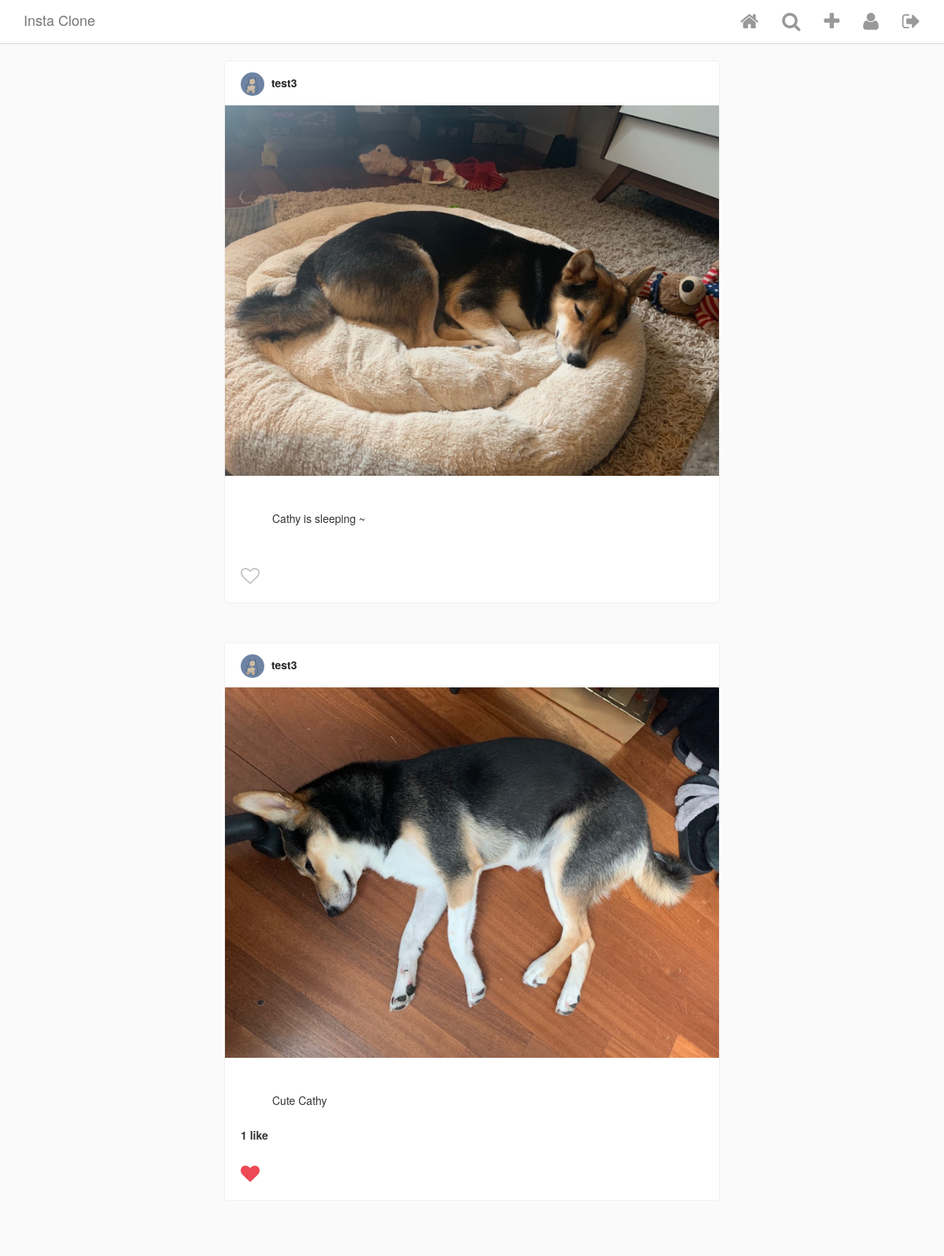
/ (signed in), run on the app's committed database.
### Insta/models.py (models this page shows, shortened)
class Post(models.Model):
    author = models.ForeignKey(
        InstaUser,
        on_delete=models.CASCADE,
        related_name='my_posts'
    )
    title = models.TextField(blank=True, null=True)
    image = ProcessedImageField(
        upload_to='static/images/posts',
        format='JPEG',
        options={'quality': 100},
        blank=True,
        null=True
    )
    def get_like_count(self):
        return self.likes.count()

class InstaUser(AbstractUser):
    profile_pic = ProcessedImageField(
        upload_to='static/images/profiles',
        format='JPEG',
        options={'quality': 100},
        blank=True,
        null=True
    )

### Insta/views.py (the view)
# urls.py: path('', PostsView.as_view(), name='posts'),
class PostsView(ListView):
    model = Post
    template_name = 'index.html'
    def get_queryset(self):
        if not self.request.user.is_authenticated:
            return Post.objects.all()
        current_user = self.request.user
        following = set()
        for conn in UserConnection.objects.filter(creator=current_user).select_related('following'):
            following.add(conn.following)
        following.add(current_user)
        return Post.objects.filter(author__in=following)

### Insta/templatetags/custom_tags.py (called while the page is built)
@register.simple_tag
def has_user_liked_post(post, user):
    try:
        like = Like.objects.get(post=post, user=user)
        return "fa-heart"
    except:
        return "fa-heart-o"

### templates/index.html (shortened to what this page needs)
{% extends "base.html" %}
{% load custom_tags %}
{% block content %}
<div class="cards-listing">
    {% for post in object_list %}
        <div class="row">
            <div class="card view-update {{ post.pk }}">
                <div class="card__panel-head">
                    <div class="poster__info">
                        <a href="{% url 'user_detail' post.author.id %}" class="poster__name">
                            {% if post.author.profile_pic %}
                                <img class="poster__profilepic" src="/{{ post.author.profile_pic }}">
                            {% endif %}
                            {{ post.author.username }}
                        </a>
                    </div>
                </div>
                <a href="{% url 'post_detail' post.pk %}">
                    <img class="card__main-image" src="/{{ post.image }}">
                </a>
                <div class="card__panel-body">
                    <section class="input-row">{{ post.title }}</section>
                    <div class="likes">
                        {% if post.get_like_count %}
                            {{ post.get_like_count }} like{% if post.get_like_count > 1 %}s{% endif %}
                        {% endif %}
                    </div>
                    <section class="input-row">
                        <i class="fa {% has_user_liked_post post user %} submit-like" aria-hidden="true"></i>
                    </section>
                </div>
            </div>
        </div>
    {% endfor %}
</div>
{% endblock content %}

### static/css/style.css (style rules this page uses)
html { height: 100%; }
body { min-height: 100%; background-color: #fafafa; }
.cards-listing { max-width: 600px; width: 100%; margin: 20px auto; }
.card { background-color: #fff; margin-bottom: 50px; border: 1px solid #efefef; border-radius: 3px; }
.card__panel-head { background: #fff; padding: 14px 20px 12px; }
.card__panel-head .poster__profilepic { border-radius: 100%; max-width: 30px; max-height: 30px; width: 30px; height: 30px; margin-right: 5px; }
.card__panel-head .poster__name { color: #262626; font-weight: bold; }
.card__main-image { max-width: 100%; max-height: 600px; height: auto; margin: 0 auto; display: block; }
.card__panel-body { padding: 20px; padding-bottom: 0; }
.card__panel-body .likes { font-weight: bold; margin-bottom: 5px; }
.input-row { position: relative; display: flex; align-items: center; height: 68px; padding-left: 40px; }
.input-row .submit-like { cursor: pointer; position: absolute; top: 32%; left: 0; color: #C2C2C2; font-size: 24px; }
.input-row .submit-like.fa-heart { color: #ED4956; }

### data on the page
Post: author.profile_pic (picture), author.username "test3", image (picture), title "Cathy is sleeping ~"
Post: author.profile_pic (picture), author.username "test3", image (picture), title "Cute Cathy", get_like_count "1"
